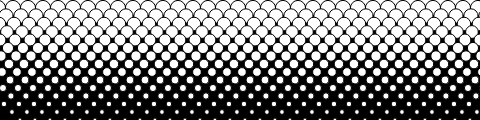
Frame 1 (no input)
Frame 60 (no input): identical to frame 1, image omitted
Frame 120 (the mouse pressed at the canvas centre since frame 60): identical to frame 1, image omitted

The p5.js sketch that drew this single still picture (run headless with seeded random() and noise() and a simulated clock; from frame 60 on, the mouse is pressed at the canvas centre):

// p5.js sketch
// ── sketch.js
function setup() {
  createCanvas(480, 120);
}

function draw() {
  background(0);
  for (var y = 0; y <= height; y += 8) {
    for (var x = -100; x <= width; x += 15) {
      ellipse(x + y, y, 16 - y/10.0, 16 - y/10.0);
    }
  }
}

// https://editor.p5js.org/jht1493/sketches/kEyYmVtg-
// Ex_04_13 Halftone Dots -topleft

// https://editor.p5js.org/jht1493/sketches/GO50HlzHN
// Ex_04_13 Halftone Dots

// https://github.com/lmccart/gswp5.js-code/blob/master/04_Variables/Ex_04_13.js
